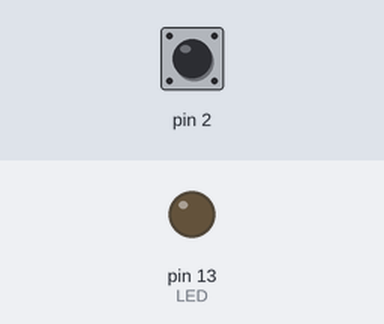
The sketch below on a simulated Arduino Uno, built with avr-gcc and run on an emulated ATmega328P. Parts: output pins drawn as LEDs (lit = HIGH). Inputs (shaded band) come from the test bench; at power-on: pin 2 HIGH.

Above: at 1.2 s.
1.3 s: pin 2 pulled LOW for 3.2 s
At 5.5 s:
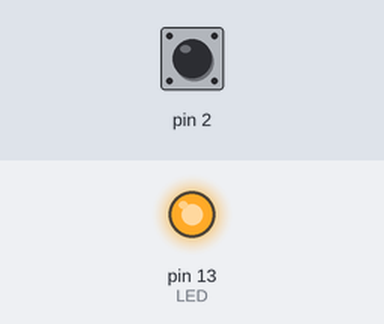
6.0 s: pin 2 pulled LOW for 0.15 s
At 6.8 s:
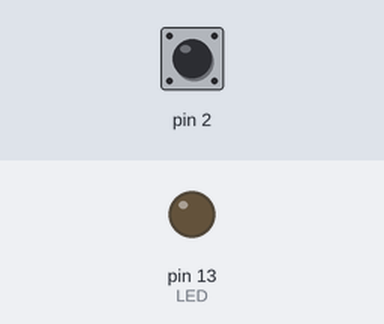
Timing chart, 0 to 9.0 s (numbered marks = the images above; inputs shaded):
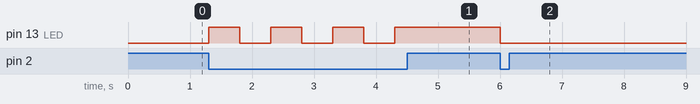

Measured:
- after the input at 1.3 s, pin 13 (LED): alternates HIGH for 0.50 s and LOW for 0.50 s, 7 changes in all, then stays HIGH, starting at once
- after the input at 6.0 s, pin 13 (LED): HIGH → LOW at once

The sketch:

t2.ino
```cpp
void setup() {
  #define LED PB5
  // put your setup code here, to run once:
  DDRB |= (1 << LED);
  DDRD &= ~(1 << PD2); //setam bitul pe intrare
  PORTD |=(1<<PD2);
}

void loop() {
  // put your main code here, to run repeatedly:
  int value_to_read = PIND & (1 << PD2); // citirea
  if (value_to_read == 0) {
    PORTB ^= (1 << LED);
    delay(500);
  }


}
```
